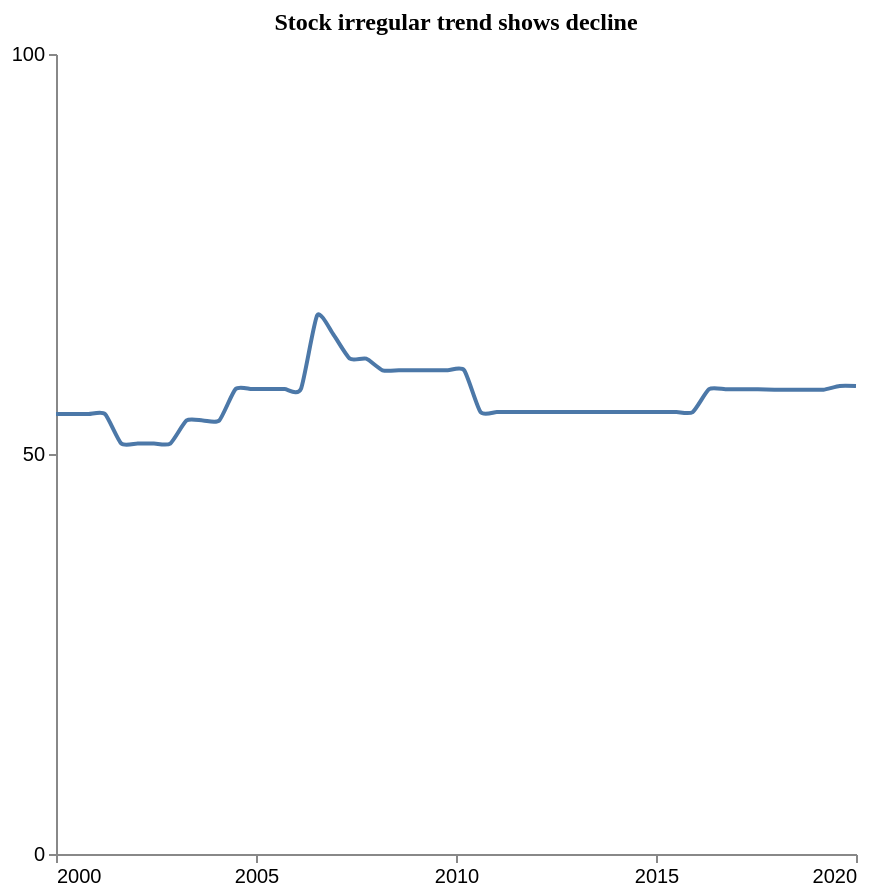

Specify this chart in Vega-Lite:
### Vega-Lite specification from a JSON file in a GitHub repository (floating-point values rounded to 4 significant figures)
{"$schema": "https://vega.github.io/schema/vega-lite/v5.json", "description": "Pattern: Irregular", "data": {"values": [{"X": 2000.0, "Y": 55.0}, {"X": 2000.0, "Y": 55.0}, {"X": 2001.0, "Y": 55.0}, {"X": 2001.0, "Y": 55.0}, {"X": 2002.0, "Y": 51.3}, {"X": 2002.0, "Y": 51.3}, {"X": 2002.0, "Y": 51.3}, {"X": 2003.0, "Y": 51.3}, {"X": 2003.0, "Y": 54.19}, {"X": 2004.0, "Y": 54.19}, {"X": 2004.0, "Y": 54.19}, {"X": 2004.0, "Y": 58.12}, {"X": 2005.0, "Y": 58.12}, {"X": 2005.0, "Y": 58.12}, {"X": 2006.0, "Y": 58.12}, {"X": 2006.0, "Y": 58.12}, {"X": 2007.0, "Y": 67.34}, {"X": 2007.0, "Y": 64.9}, {"X": 2007.0, "Y": 61.91}, {"X": 2008.0, "Y": 61.91}, {"X": 2008.0, "Y": 60.47}, {"X": 2009.0, "Y": 60.47}, {"X": 2009.0, "Y": 60.47}, {"X": 2009.0, "Y": 60.47}, {"X": 2010.0, "Y": 60.47}, {"X": 2010.0, "Y": 60.47}, {"X": 2011.0, "Y": 55.25}, {"X": 2011.0, "Y": 55.25}, {"X": 2011.0, "Y": 55.25}, {"X": 2012.0, "Y": 55.25}, {"X": 2012.0, "Y": 55.25}, {"X": 2013.0, "Y": 55.25}, {"X": 2013.0, "Y": 55.25}, {"X": 2013.0, "Y": 55.25}, {"X": 2014.0, "Y": 55.25}, {"X": 2014.0, "Y": 55.25}, {"X": 2015.0, "Y": 55.25}, {"X": 2015.0, "Y": 55.25}, {"X": 2016.0, "Y": 55.25}, {"X": 2016.0, "Y": 55.25}, {"X": 2016.0, "Y": 58.1}, {"X": 2017.0, "Y": 58.1}, {"X": 2017.0, "Y": 58.1}, {"X": 2018.0, "Y": 58.1}, {"X": 2018.0, "Y": 58.04}, {"X": 2018.0, "Y": 58.04}, {"X": 2019.0, "Y": 58.04}, {"X": 2019.0, "Y": 58.04}, {"X": 2020.0, "Y": 58.5}, {"X": 2020.0, "Y": 58.5}]}, "mark": {"type": "line", "interpolate": "cardinal", "tension": 0.4}, "encoding": {"x": {"field": "X", "type": "quantitative", "title": "", "axis": {"grid": false, "format": "d", "values": [2000, 2005, 2010, 2015, 2020], "tickSize": 4}, "scale": {"domain": [2000, 2020]}}, "y": {"field": "Y", "type": "quantitative", "title": "", "axis": {"grid": false, "format": "d", "values": [0, 50, 100], "tickSize": 4, "tickOpacity": 1}, "scale": {"domain": [0, 100]}}}, "title": {"text": "Stock irregular trend shows decline", "anchor": "middle", "font": "Tahoma", "fontSize": 12}, "config": {"lineBreak": "^", "view": {"stroke": null}}, "height": 400, "width": 400, "autosize": "pad"}
